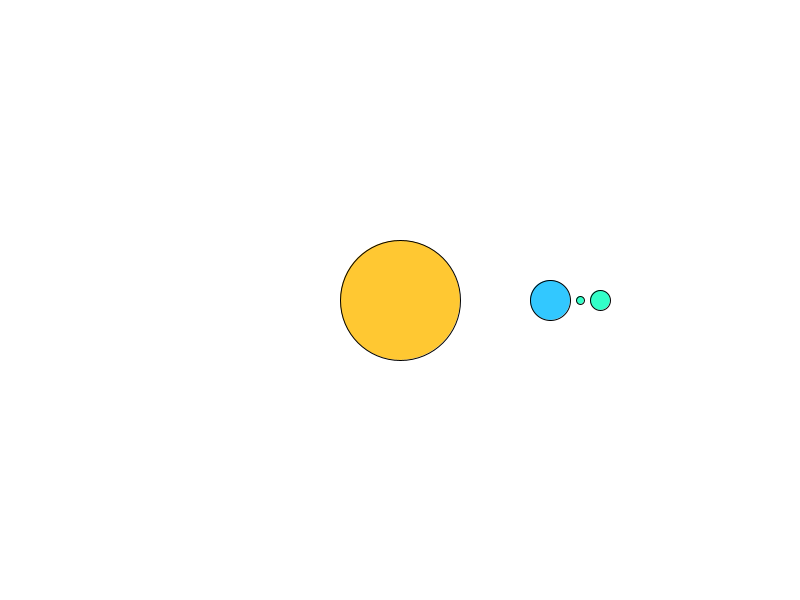
Frame 1 (no input)
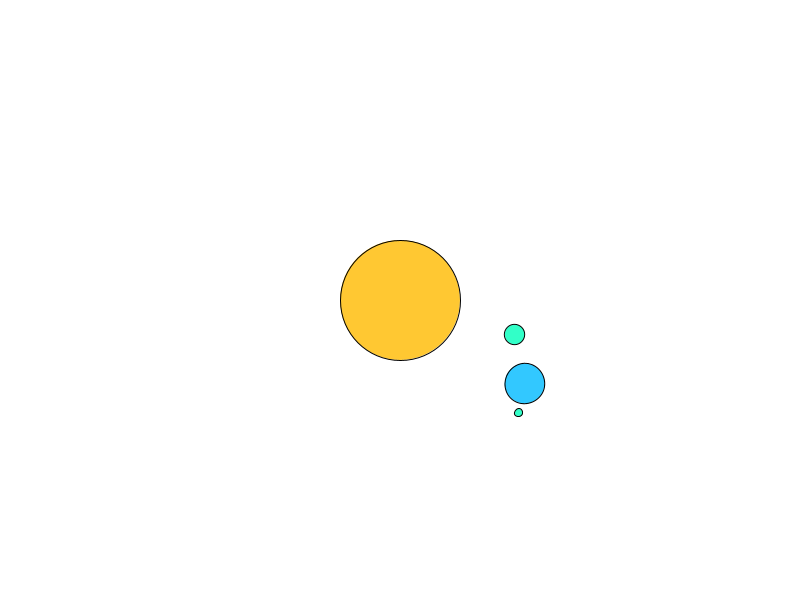
Frame 60 (the mouse pressed at the canvas centre just before this capture)
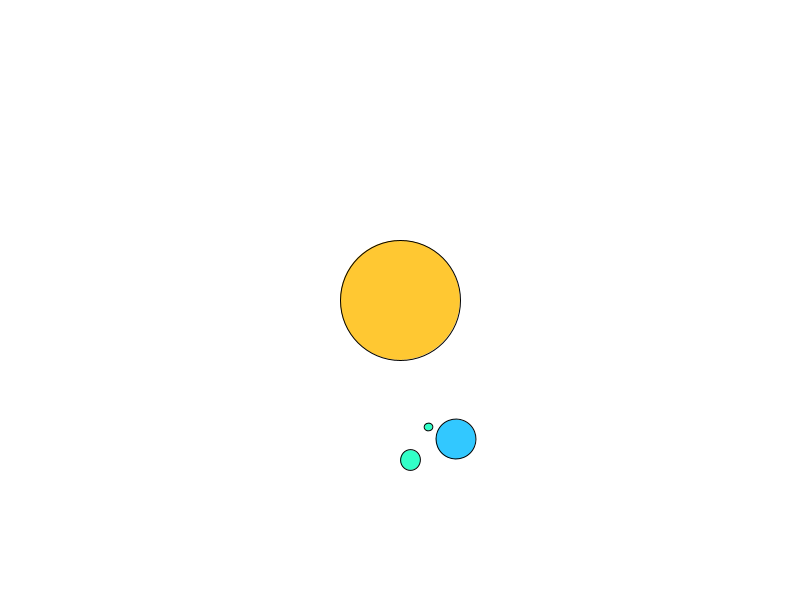
Frame 120 (the mouse held since frame 60 and released just before this capture)

The Processing sketch that drew these frames (run headless with seeded random() and noise(); from frame 60 on, the mouse is pressed at the canvas centre):

// Processing sketch: sketch_0014_08_solar_system
// ── sketch_0014_08_solar_system.pde
Planet sun, earth, moon, rock;
void setup() {
  size(800, 600);
  
  sun = new Planet(width/2, height/2, 60, 0, color(255, 200, 50));
  earth = new Planet(width/2 + 150, height/2, 20, 1, color(50, 200, 255));
  moon = new Planet(width/2 + 200, height/2, 10, -4, color(50, 255, 200));
  rock = new Planet(width/2 + 180, height/2, 4, 2, color(50, 255, 200));
}

void draw() {
  background(255);
  
  sun.display(sun.x, sun.y);
  translate(sun.x, sun.y);
  
  earth.fly(sun);
  moon.fly(earth);
  popMatrix();
  rock.fly(earth);
  popMatrix();
  popMatrix();
}

// ── Planet.pde
class Planet {
  float x;
  float y;
  float speed;
  float radius;
  float theta = 0.0;
  color c;
  
  Planet (float x, float y, float radius, float speed, color c) {
    this.x = x;
    this.y = y;
    this.radius = radius;
    this.speed = speed;
    this.c = c;
  }
  
  void display(float relactX, float relactY) {
    fill(c);
    ellipse(relactX, relactY, 2*radius, 2*radius);
  }
  
  void fly(Planet planet) {
    
    pushMatrix();
    rotate(speed * theta);
    translate(x - planet.x, y - planet.y);
    display(0, 0);
    
    theta += 0.01;
  }
}
